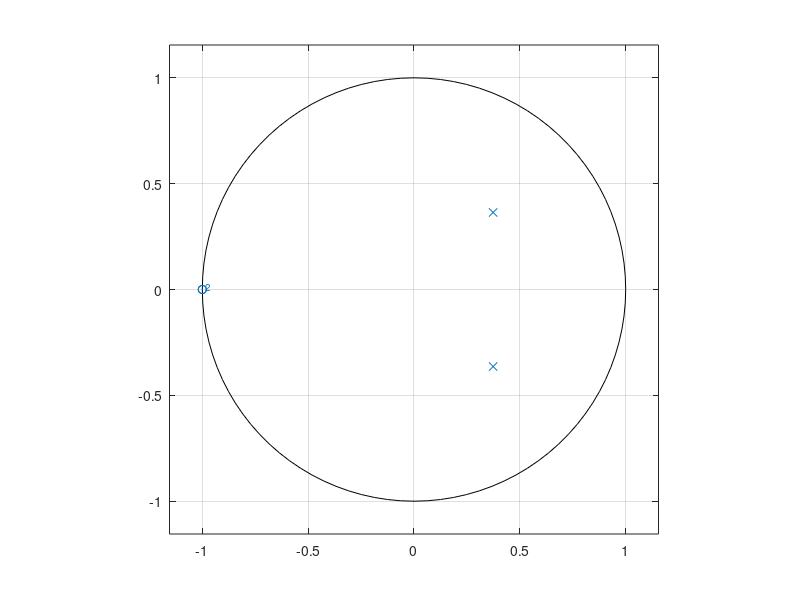
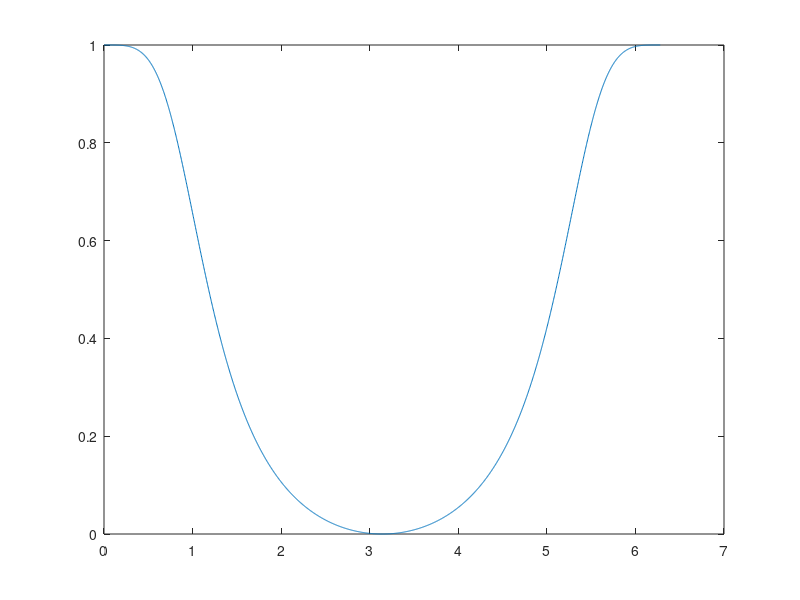
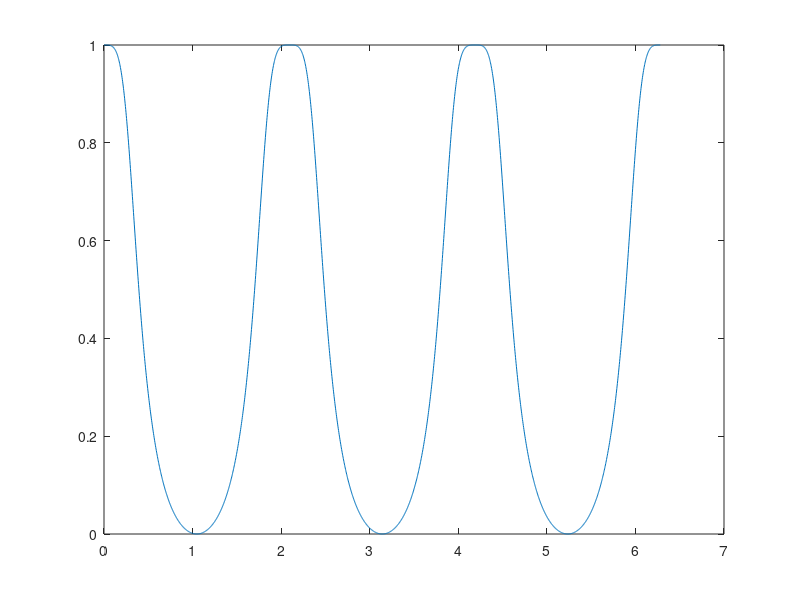
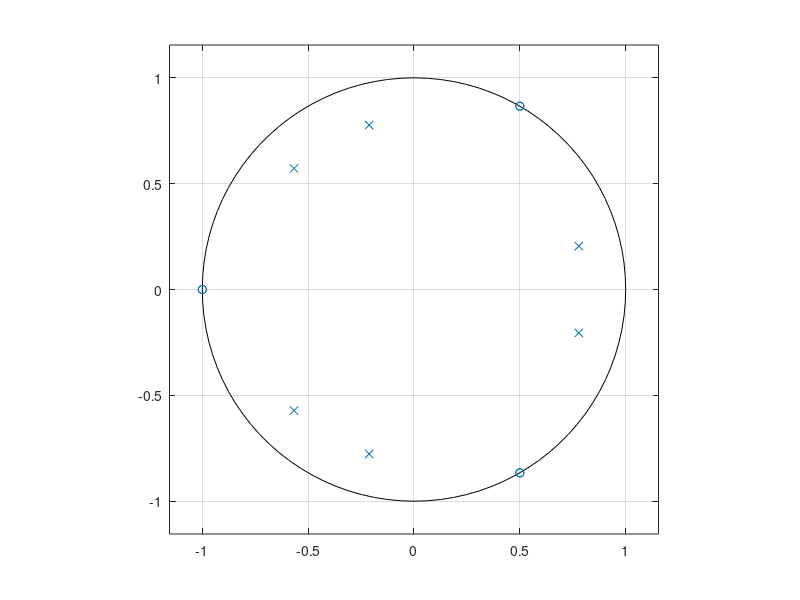

The MATLAB source for these figures, in order:
N=2;
Wn=1200/4000;
[b,a]=butter(N,Wn);
[H,w]=freqz(b,a,2000,'whole');

figure(1);
zplane(b,a);

figure(2);
plot(w,abs(H));

a1=[a(1) 0 0 a(2) 0 0 a(3)];
b1=[b(1) 0 0 b(2) 0 0 b(3)];
[H1,w1]=freqz(b1,a1,2000,'whole');
figure(3);
plot(w1,abs(H1));
figure(4);
zplane(b1,a1);
